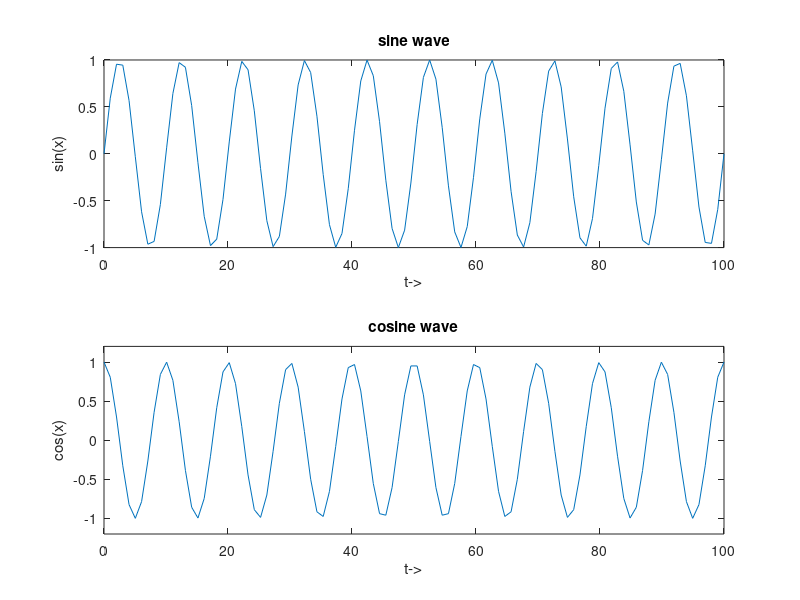

Source code (MATLAB):
t=linspace(0,100,100);
x=sin(2*pi*1000*t);
y=cos(2*pi*1000*t);
subplot(2,1,1)
plot(t,x)
xlabel('t->')
ylabel('sin(x)')
title('sine wave')
subplot(2,1,2)
plot(t,y)
axis([0 100 -1.2 1.2]);
xlabel('t->')
ylabel('cos(x)')
title('cosine wave')